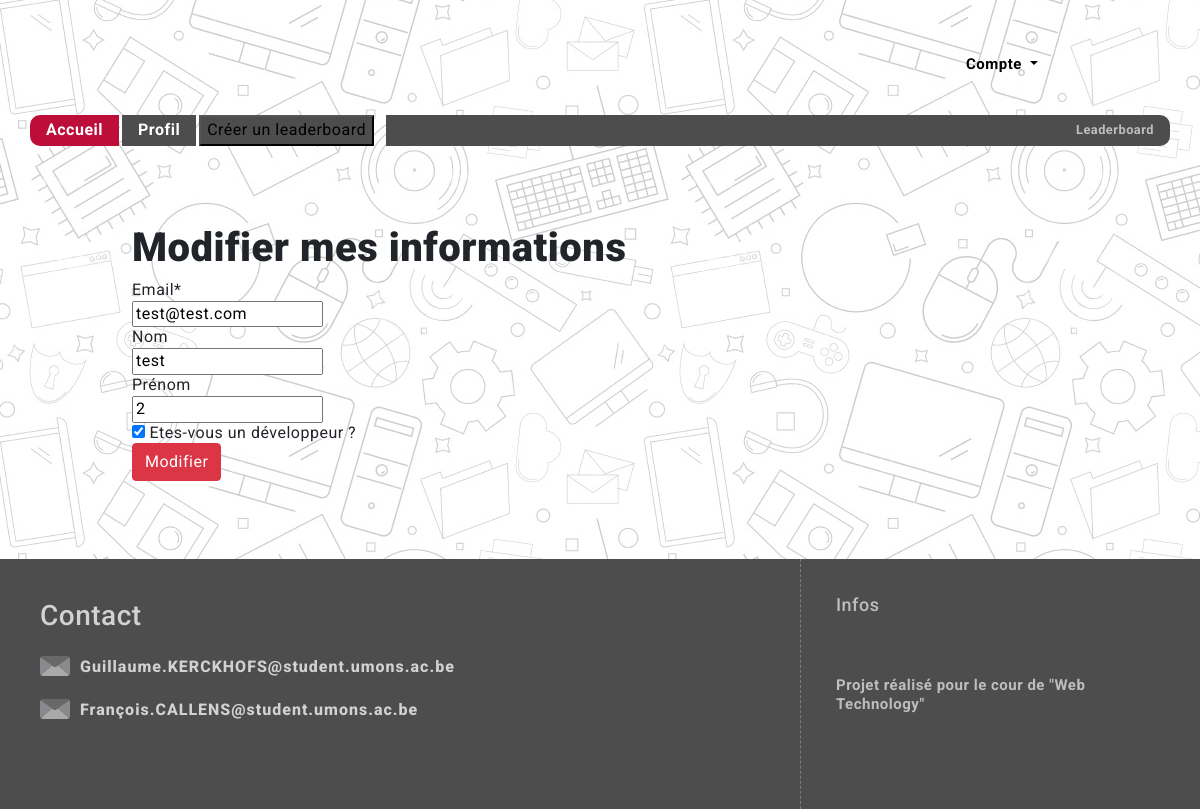
/profil/edit/ (signed in), run on an earlier commit of the app's database.
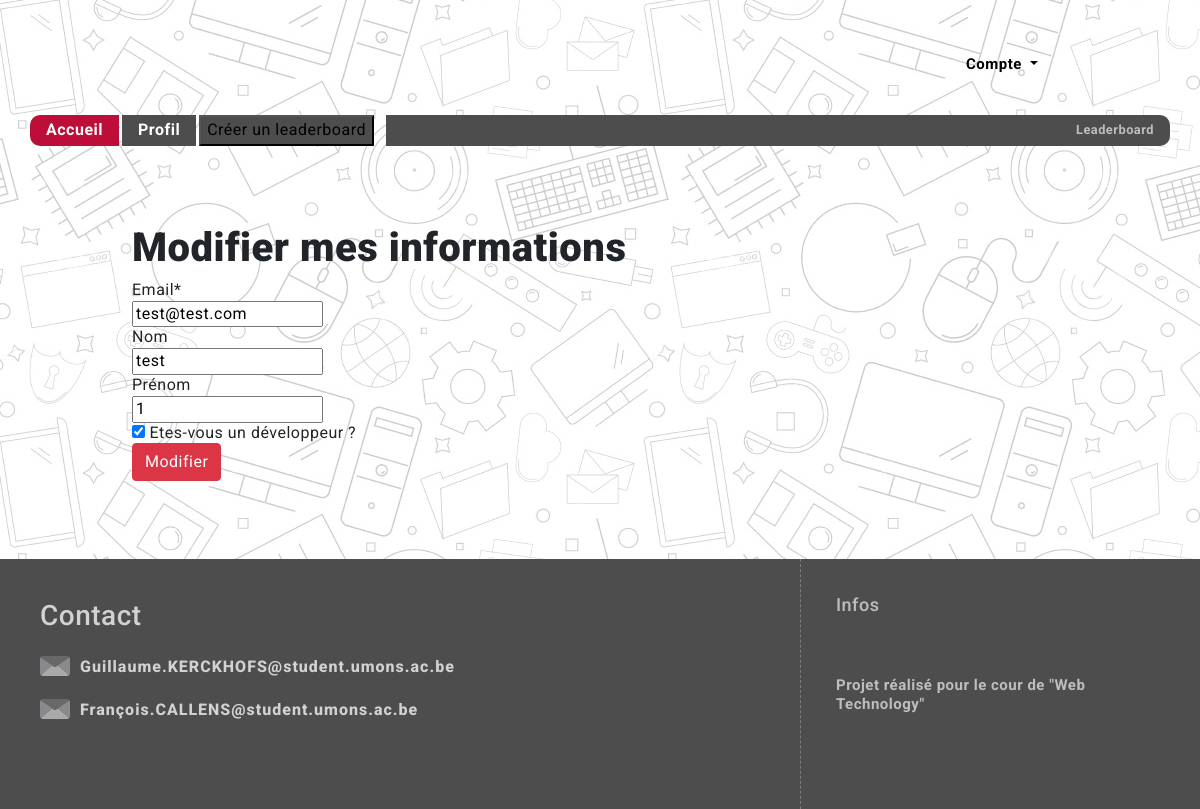
And on a later commit of the database.
### users/models.py (models this page shows, shortened)
class CustomUser(AbstractBaseUser, PermissionsMixin):
    user_name = models.CharField(max_length=150, unique=True)
    email = models.EmailField( unique=True)
    first_name = models.CharField(max_length=150, blank=True)
    last_name = models.CharField(max_length=150, blank=True)
    is_dev = models.BooleanField(default=False)
    is_staff = models.BooleanField(default=False)
    is_active = models.BooleanField(default=True,editable=False)
    objects = CustomAccountManager()
    USERNAME_FIELD = 'user_name'
    REQUIRED_FIELDS = ['email', 'first_name','last_name']

### gui/views.py (the view)
# urls.py: path("profil/edit/",edit_profile,name="edit"),
@login_required
def edit_profile(request):
	if request.method == 'POST':
		form = customUserChangeForm(request.POST, instance=request.user)
		if form.is_valid():
			form.save()
			return redirect(profil_view)
	else:
		form = customUserChangeForm(instance=request.user)
	return render(request,template_name='gui/HTML/edit.html',context={'edit_form':form})

### users/forms.py
class customUserChangeForm(UserChangeForm):
	class Meta:
		model = CustomUser
		fields = ("email","first_name","last_name","is_dev")
		labels = {
			'email': 'Email',
			'first_name': 'Prénom',
			'last_name': 'Nom',
			'is_dev': 'Etes-vous un développeur ?',
        }

### templates/gui/HTML/edit.html (shortened to what this page needs)
{% extends "gui/HTML/base.html" %}
{% load bootstrap5 %}
{% block content %}
{% load crispy_forms_tags %}
    {% if user.is_authenticated %}
        <div class="container py-5">
        <h1>Modifier mes informations</h1>
        <form method="POST">
            {{ edit_form.email|as_crispy_field }}
            {{ edit_form.last_name|as_crispy_field }}
            {{ edit_form.first_name|as_crispy_field }}
            {{ edit_form.is_dev|as_crispy_field }}
            <button class="btn btn-primary" type="submit">Modifier</button>
        </form>
        </div>
    {% else %}
        <h1>Vous n'êtes pas connecté, connectez-vous avant !</h1>
        <a href="/login"> Se connecter ici !</a>
    {% endif %}
{% endblock %}

What changed in the data, as far as the page shows it:
changed CustomUser "test@test.com": first_name "2" → "1"
